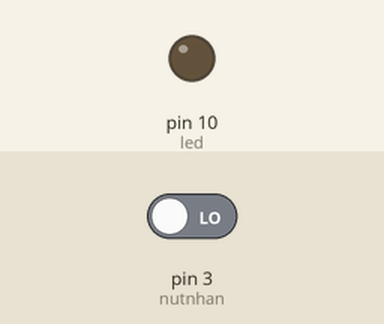
Bench run of a sketch on a simulated Arduino Uno, built with avr-gcc and run on an emulated ATmega328P. On the bench: output pins drawn as LEDs (lit = HIGH). Inputs (shaded band) come from the test bench; at power-on: pin 3 (nutnhan) LOW.

Above: at 1.2 s.
1.3 s: pin 3 (nutnhan) driven HIGH
At 2.7 s:
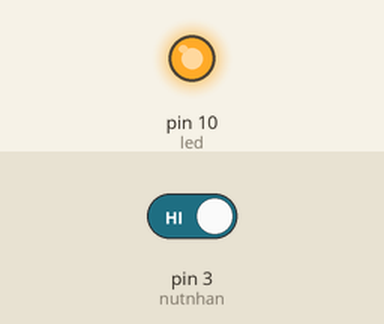
4.3 s: pin 3 (nutnhan) driven LOW
At 5.8 s:
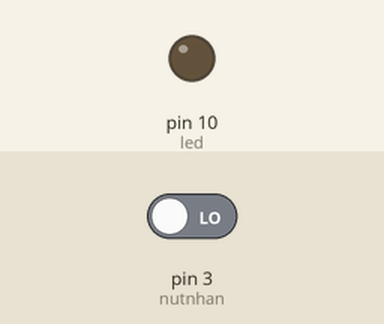
Timing chart, 0 to 7.3 s (numbered marks = the images above; inputs shaded):
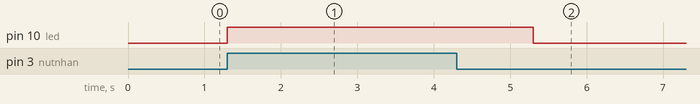

The sketch:

Led_digitalRead.ino
```cpp
 //Khai báo chân sử dụng
int led= 10;
int nutnhan= 3;

void setup() {
  // put your setup code here, to run once:
  pinMode(led,OUTPUT);
  pinMode(nutnhan,INPUT);
}

void loop() {
  // put your main code here, to run repeatedly:
  int bamnut= digitalRead(nutnhan);
  if (bamnut== 1)
  {
    digitalWrite(led,HIGH);
    delay(2000);
    digitalWrite(led,LOW);
    delay(000);
  }
}
```

Measured:
- after the input at 1.3 s, pin 10 (led): LOW → HIGH at once
- after the input at 4.3 s, pin 10 (led): HIGH → LOW after 1.0 s
